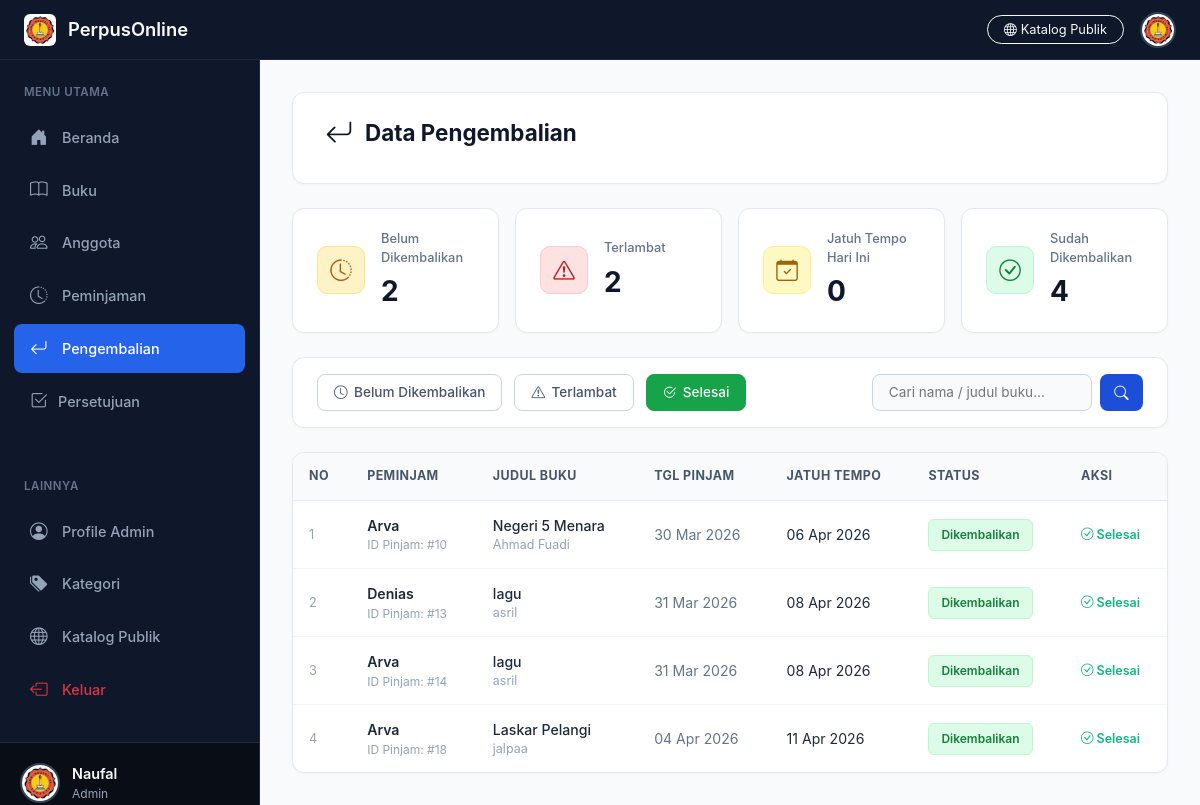
/pengembalian.php?status=selesai (signed in), run on the app's committed database.
### tables this page shows
CREATE TABLE `peminjaman` (
  `id_peminjaman` int NOT NULL AUTO_INCREMENT,
  `id_user` int NOT NULL,
  `id_buku` int NOT NULL,
  `tanggal_peminjaman` date NOT NULL,
  `tanggal_pengembalian` date NOT NULL,
  `status_peminjaman` enum('dipinjam','dikembalikan') NOT NULL,
  PRIMARY KEY (`id_peminjaman`)
);

CREATE TABLE `user` (
  `id_user` int NOT NULL AUTO_INCREMENT,
  `nama` varchar(255) NOT NULL,
  `nis` varchar(20) DEFAULT NULL,
  `username` varchar(255) NOT NULL,
  `password` varchar(255) NOT NULL,
  `email` varchar(255) NOT NULL,
  `alamat` varchar(255) NOT NULL,
  `no_hp` int NOT NULL,
  `level` enum('admin','anggota') NOT NULL,
  `foto_profil` varchar(255) DEFAULT NULL,
  PRIMARY KEY (`id_user`)
);

CREATE TABLE `buku` (
  `id_buku` int NOT NULL AUTO_INCREMENT,
  `id_kategori` int NOT NULL,
  `judul_buku` varchar(200) NOT NULL,
  `penulis` varchar(255) NOT NULL,
  `tahun_terbit` varchar(255) NOT NULL,
  `deskripsi` text NOT NULL,
  `cover` varchar(255) DEFAULT NULL,
  `isbn` int NOT NULL,
  `stok` int NOT NULL DEFAULT '1',
  `stok_total` int NOT NULL DEFAULT '1',
  `stok_tersedia` int NOT NULL DEFAULT '1',
  `lokasi_rak` varchar(100) DEFAULT 'Rak A-1',
  PRIMARY KEY (`id_buku`),
  UNIQUE KEY `unique_isbn` (`isbn`),
  KEY `id_kategori` (`id_kategori`),
  CONSTRAINT `buku_ibfk_1` FOREIGN KEY (`id_kategori`) REFERENCES `kategori` (`id_kategori`)
);

### pengembalian.php (the view, shortened to what this page needs)
<?php
$conn = new mysqli("localhost", "root", "", "perpustakaan");
$tabelUser = null;
$kolomPK   = null;
$kolomNama = null;
$semuaTabel = [];
$resTabel   = $conn->query("SHOW TABLES");
while ($t = $resTabel->fetch_row()) $semuaTabel[] = $t[0];
foreach (['users', 'anggota', 'user', 'member', 'pengguna'] as $k) {
    if (in_array($k, $semuaTabel)) { $tabelUser = $k; break; }
}
if ($tabelUser) {
    $cols = [];
    $resCols = $conn->query("SHOW COLUMNS FROM `$tabelUser`");
    while ($c = $resCols->fetch_assoc()) $cols[] = $c['Field'];
    foreach (['nama', 'name', 'nama_lengkap', 'full_name', 'username'] as $cn) {
        if (in_array($cn, $cols)) { $kolomNama = $cn; break; }
    }
    foreach (['id_user', 'id_anggota', 'id', 'id_member', 'id_pengguna'] as $cp) {
        if (in_array($cp, $cols)) { $kolomPK = $cp; break; }
    }
}
$search        = isset($_GET['search']) ? $conn->real_escape_string(trim($_GET['search'])) : '';
$filter_status = isset($_GET['status']) ? $_GET['status'] : 'dipinjam';
if ($tabelUser && $kolomPK && $kolomNama) {
    $selectNama = "u.$kolomNama AS nama_user";
    $joinStr    = "LEFT JOIN `$tabelUser` u ON p.id_user = u.$kolomPK";
    $searchCond = $search ? " AND (u.$kolomNama LIKE '%$search%' OR b.judul_buku LIKE '%$search%')" : '';
} else {
    $selectNama = "p.id_user AS nama_user";
    $joinStr    = "";
    $searchCond = $search ? " AND b.judul_buku LIKE '%$search%'" : '';
}
$filterSql = '';
if ($filter_status === 'dipinjam')     $filterSql = " AND p.status_peminjaman = 'dipinjam'";
elseif ($filter_status === 'terlambat') $filterSql = " AND p.status_peminjaman = 'dipinjam' AND p.tanggal_pengembalian < CURDATE()";
elseif ($filter_status === 'selesai')  $filterSql = " AND p.status_peminjaman = 'dikembalikan'";
$query = "SELECT p.*, $selectNama, b.judul_buku, b.penulis
          FROM peminjaman p
          $joinStr
          LEFT JOIN buku b ON p.id_buku = b.id_buku
          WHERE 1=1
          $filterSql
          $searchCond
          ORDER BY p.tanggal_pengembalian ASC";
$result = $conn->query($query);
$total_dipinjam  = $conn->query("SELECT COUNT(*) AS c FROM peminjaman WHERE status_peminjaman = 'dipinjam'")->fetch_assoc()['c'];
$total_terlambat = $conn->query("SELECT COUNT(*) AS c FROM peminjaman WHERE status_peminjaman = 'dipinjam' AND tanggal_pengembalian < CURDATE()")->fetch_assoc()['c'];
$total_hari_ini  = $conn->query("SELECT COUNT(*) AS c FROM peminjaman WHERE status_peminjaman = 'dipinjam' AND tanggal_pengembalian = CURDATE()")->fetch_assoc()['c'];
$total_selesai   = $conn->query("SELECT COUNT(*) AS c FROM peminjaman WHERE status_peminjaman = 'dikembalikan'")->fetch_assoc()['c'];
?>
<!DOCTYPE html>
<html lang="id">
<head>
    <link href="https://cdn.jsdelivr.net/npm/bootstrap@5.3.2/dist/css/bootstrap.min.css" rel="stylesheet">
    <link rel="stylesheet" href="https://cdn.jsdelivr.net/npm/bootstrap-icons@1.11.1/font/bootstrap-icons.css">
    <link rel="stylesheet" href="katalog_styles.css">
</head>
<body>
<header class="main-header">
    <a href="beranda.php" class="brand">
        <img src="logo 40.jpeg" alt="Logo"><span>PerpusOnline</span>
    </a>
    <div class="search-box">
        <a href="index.php" class="btn btn-outline-light btn-sm rounded-pill px-3 d-none d-sm-inline-flex" style="font-size:0.8rem;">
            <i class="bi bi-globe me-1"></i>Katalog Publik
        </a>
        <div class="dropdown">
            <img src="logo 40.jpeg" alt="User" class="user-avatar" data-bs-toggle="dropdown">
        </div>
    </div>
</header>
<div class="layout-wrapper">
    <aside class="sidebar" id="sidebar">
        <div class="sidebar-section">
            <div class="sidebar-title">Menu Utama</div>
            <div class="nav-item"><a href="beranda.php" class="nav-link"><i class="bi bi-house-door-fill"></i><span>Beranda</span></a></div>
            <div class="nav-item"><a href="buku.php"    class="nav-link"><i class="bi bi-book"></i><span>Buku</span></a></div>
            <div class="nav-item"><a href="anggota.php" class="nav-link"><i class="bi bi-people"></i><span>Anggota</span></a></div>
            <div class="nav-item"><a href="peminjaman.php" class="nav-link"><i class="bi bi-clock-history"></i><span>Peminjaman</span></a></div>
            <div class="nav-item"><a href="pengembalian.php" class="nav-link active"><i class="bi bi-arrow-return-left"></i><span>Pengembalian</span></a></div>
            <div class="nav-item">
                <a href="persetujuan_admin.php" class="nav-link d-flex align-items-center justify-content-between">
                    <div class="d-flex align-items-center gap-2">
                        <i class="bi bi-check2-square"></i>
                        <span>Persetujuan</span>
                    </div>
                </a>
            </div>
        </div>
        <div class="sidebar-section">
            <div class="sidebar-title">Lainnya</div>
            <div class="nav-item"><a href="profile_admin.php" class="nav-link"><i class="bi bi-person-circle"></i><span>Profile Admin</span></a></div>
            <div class="nav-item"><a href="tambah_kategori.php" class="nav-link"><i class="bi bi-tags-fill"></i><span>Kategori</span></a></div>
            <div class="nav-item"><a href="index.php" class="nav-link"><i class="bi bi-globe"></i><span>Katalog Publik</span></a></div>
            <div class="nav-item"><a href="logout.php"        class="nav-link text-danger"><i class="bi bi-box-arrow-left"></i><span>Keluar</span></a></div>
        </div>
        <div class="sidebar-user">
            <img src="logo 40.jpeg" alt="User">
            <div>
                <div class="sidebar-user-name"><?= htmlspecialchars($_SESSION['nama']) ?></div>
                <div class="sidebar-user-role"><?= htmlspecialchars($_SESSION['level']) ?></div>
            </div>
        </div>
    </aside>
    <main class="main-content">
        <div class="page-header">
            <h1 class="page-title">
                <i class="bi bi-arrow-return-left" style="font-size:1.75rem;"></i>
                Data Pengembalian
            </h1>
        </div>
        <div class="stats-grid">
            <div class="stat-card">
                <div class="stat-icon orange"><i class="bi bi-clock-history"></i></div>
                <div>
                    <div class="stat-label">Belum Dikembalikan</div>
                    <div class="stat-value"><?= $total_dipinjam ?></div>
                </div>
            </div>
            <div class="stat-card">
                <div class="stat-icon red"><i class="bi bi-exclamation-triangle"></i></div>
                <div>
                    <div class="stat-label">Terlambat</div>
                    <div class="stat-value"><?= $total_terlambat ?></div>
                </div>
            </div>
            <div class="stat-card">
                <div class="stat-icon yellow"><i class="bi bi-calendar-check"></i></div>
                <div>
                    <div class="stat-label">Jatuh Tempo Hari Ini</div>
                    <div class="stat-value"><?= $total_hari_ini ?></div>
                </div>
            </div>
            <div class="stat-card">
                <div class="stat-icon green"><i class="bi bi-check-circle"></i></div>
                <div>
                    <div class="stat-label">Sudah Dikembalikan</div>
                    <div class="stat-value"><?= $total_selesai ?></div>
                </div>
            </div>
        </div>
        <div class="filter-bar">
            <?php $fs = $filter_status; ?>
            <a href="pengembalian.php?status=dipinjam"  class="filter-btn <?= $fs==='dipinjam'  ? 'active' : '' ?>">
                <i class="bi bi-clock"></i> Belum Dikembalikan
            </a>
            <a href="pengembalian.php?status=terlambat" class="filter-btn red <?= $fs==='terlambat' ? 'active red' : '' ?>">
                <i class="bi bi-exclamation-triangle"></i> Terlambat
            </a>
            <a href="pengembalian.php?status=selesai"   class="filter-btn green <?= $fs==='selesai' ? 'active green' : '' ?>">
                <i class="bi bi-check2-circle"></i> Selesai
            </a>
            <div class="search-filter">
                <form method="GET" style="display:flex;gap:0.5rem;">
                    <input type="text" name="search" placeholder="Cari nama / judul buku..."
                           value="<?= htmlspecialchars($search) ?>">
                    <button type="submit"><i class="bi bi-search"></i></button>
                </form>
            </div>
        </div>
        <div class="table-card">
            <div class="table-responsive">
                <table>
                    <thead>
                        <tr>
                            <th>No</th>
                            <th>Peminjam</th>
                            <th>Judul Buku</th>
                            <th>Tgl Pinjam</th>
                            <th>Jatuh Tempo</th>
                            <th>Status</th>
                            <th>Aksi</th>
                        </tr>
                    </thead>
                    <tbody>
                    <?php if ($result && $result->num_rows > 0):
                        $no = 1;
                        while ($row = $result->fetch_assoc()):
                            $today      = new DateTime();
                            $tglKembali = new DateTime($row['tanggal_pengembalian']);
                            $terlambat  = ($row['status_peminjaman'] === 'dipinjam' && $tglKembali < $today);
                            if ($terlambat) {
                                $statusLabel = 'Terlambat'; $badgeClass = 'badge-terlambat'; $rowClass = 'row-terlambat';
                            } elseif ($row['status_peminjaman'] === 'dikembalikan') {
                                $statusLabel = 'Dikembalikan'; $badgeClass = 'badge-dikembalikan'; $rowClass = '';
                            } else {
                                $statusLabel = 'Dipinjam'; $badgeClass = 'badge-dipinjam'; $rowClass = '';
                            }
                    ?>
                        <tr class="<?= $rowClass ?>">
                            <td style="color:#94a3b8;font-size:0.8rem;"><?= $no++ ?></td>
                            <td>
                                <div style="font-weight:600;">
                                    <?= $row['nama_user']
                                        ? htmlspecialchars($row['nama_user'])
                                        : '<span style="color:#94a3b8;">User #'.$row['id_user'].'</span>' ?>
                                </div>
                                <div style="font-size:0.75rem;color:#94a3b8;">ID Pinjam: #<?= $row['id_peminjaman'] ?></div>
                            </td>
                            <td>
                                <div style="font-weight:500;"><?= htmlspecialchars($row['judul_buku'] ?? '-') ?></div>
                                <div style="font-size:0.78rem;color:#94a3b8;"><?= htmlspecialchars($row['penulis'] ?? '') ?></div>
                            </td>
                            <td style="color:#64748b;"><?= date('d M Y', strtotime($row['tanggal_peminjaman'])) ?></td>
                            <td>
                                <?php if ($terlambat): ?>
                                    <span style="color:#dc2626;font-weight:700;">
                                        <?= date('d M Y', strtotime($row['tanggal_pengembalian'])) ?>
                                    </span>
                                <?php else: ?>
                                    <?= date('d M Y', strtotime($row['tanggal_pengembalian'])) ?>
                                <?php endif; ?>
                            </td>
                            <td>
                                <span class="badge-status <?= $badgeClass ?>">
                                    <?= $statusLabel ?><?= $terlambat ? ' âš ï¸' : '' ?>
                                </span>
                            </td>
                            <td>
                                <div style="display:flex;gap:0.4rem;flex-wrap:wrap;">
                                    <?php if ($row['status_peminjaman'] === 'dipinjam'): ?>
                                        <a href="pengembalian.php?kembalikan=<?= $row['id_peminjaman'] ?>&status=<?= $filter_status ?>"
                                           class="btn-action btn-kembali"
                                           onclick="return confirm('Konfirmasi pengembalian buku\n<?= addslashes($row['judul_buku'] ?? '') ?>\noleh <?= addslashes($row['nama_user'] ?? '') ?>?')">
                                            <i class="bi bi-arrow-return-left"></i> Kembalikan
                                        </a>
                                    <?php else: ?>
                                        <span style="font-size:0.78rem;color:#10b981;font-weight:600;">
                                            <i class="bi bi-check-circle"></i> Selesai
                                        </span>
                                    <?php endif; ?>
                                </div>
                            </td>
                        </tr>
                    <?php endwhile; endif; ?>
                    </tbody>
                </table>
            </div>
        </div>
    </main>
</div>
</body>
</html>

### katalog_styles.css (style rules this page uses)
:root { --primary: #1d4ed8; --primary-hover: #1e40af; --primary-light: #eff6ff; --success: #15803d; --success-light: #dcfce7; --warning: #b45309; --warning-light: #fef3c7; --danger: #b91c1c; --danger-light: #fee2e2; --slate-900: #0f172a; --slate-800: #1e293b; --slate-700: #334155; --slate-600: #475569; --slate-100: #f1f5f9; --slate-50: #f8fafc; }

### data on the page
peminjaman: id_user.nama "Arva", id_peminjaman "10", id_buku.judul_buku "Negeri 5 Menara", id_buku.penulis "Ahmad Fuadi", tanggal_peminjaman "30 Mar 2026", tanggal_pengembalian "06 Apr 2026", status_peminjaman "Dikembalikan", shows "Selesai"
peminjaman: id_user.nama "Denias", id_peminjaman "13", id_buku.judul_buku "lagu", id_buku.penulis "asril", tanggal_peminjaman "31 Mar 2026", tanggal_pengembalian "08 Apr 2026", status_peminjaman "Dikembalikan", shows "Selesai"
peminjaman: id_user.nama "Arva", id_peminjaman "14", id_buku.judul_buku "lagu", id_buku.penulis "asril", tanggal_peminjaman "31 Mar 2026", tanggal_pengembalian "08 Apr 2026", status_peminjaman "Dikembalikan", shows "Selesai"
peminjaman: id_user.nama "Arva", id_peminjaman "18", id_buku.judul_buku "Laskar Pelangi", id_buku.penulis "jalpaa", tanggal_peminjaman "04 Apr 2026", tanggal_pengembalian "11 Apr 2026", status_peminjaman "Dikembalikan", shows "Selesai"

### other printed values
$_SESSION['nama'] "Naufal"
$_SESSION['level'] "Admin"
$total_dipinjam "2"
$total_terlambat "2"
$total_hari_ini "0"
$total_selesai "4"
